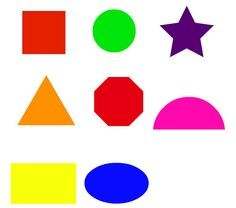
#> input picture Periodo3/Guia10/Distintas_formas.jpg, 236 x 208 px
$ python Guia10.py --image Distintas_formas.jpg
#> lines starting #> are read from the running program, lines starting #| are printed output that depends on the picture; after the words box and inside, x2 and y2 are one past the last pixel; in counts of white or black regions, pixels touching at a corner belong together
### Periodo3/Guia10/clase_detector_formas.py
import cv2

class DeteccionForma:
    def __inin__(self):
        pass
    def detectar(self, c):
        shape = "sin definir"
        peri = cv2.arcLength(c, True)
        approx = cv2.approxPolyDP(c, 0.04 * peri, True)
        if len(approx) ==3:
            shape = "Triángulo"
        elif len(approx) ==4:
            (x,y,w,h) = cv2.boundingRect(approx)
            ar = w/float(h)
            shape = "cuadrado" if ar >= 0.95 and ar <= 1.05 else "Rectangulo"
        elif len(approx) ==5:
            shape = "Pentangono"
        else:
            shape = "circulo"
        return shape

### Periodo3/Guia10/Guia10.py
from  clase_detector_formas import DeteccionForma
import argparse
import imutils
import cv2
ap = argparse.ArgumentParser()
ap.add_argument("-i", "--image", required=True, help="ruta a la imagen de entrada")
args = vars(ap.parse_args())
image = cv2.imread(args["image"])
#> image is the input picture: shape (208, 236, 3); mean B, G, R 199.5, 205.8, 228.8
resized = imutils.resize(image, width=300)
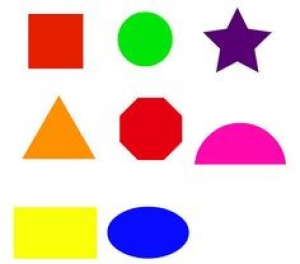
#> resized: shape (264, 300, 3); mean B, G, R 199.5, 205.8, 228.7
ratio = image.shape[0]/float(resized.shape[0])
#> ratio = 0.788
gray = cv2.cvtColor(resized, cv2.COLOR_BGR2GRAY)
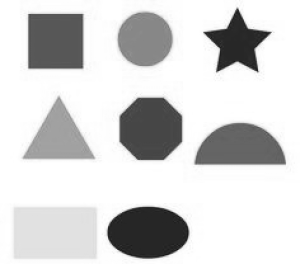
#> gray: shape (264, 300); min 18, max 255, mean 211.9
blurred = cv2.GaussianBlur(gray, (5,5), 0)
thresh = cv2.threshold(blurred, 60, 255, cv2.THRESH_BINARY)[1]
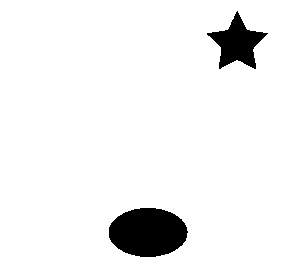
#> thresh: shape (264, 300); 94.2% white; 2 black regions
cnts = cv2.findContours(thresh.copy(), cv2.RETR_EXTERNAL, cv2.CHAIN_APPROX_SIMPLE)
#> cnts = 1 contour; box (x1, y1, x2, y2) and area: (0, 0, 300, 264) 78637
cnts = imutils.grab_contours(cnts)
#> cnts = [[[0, 0], [0, 263], [299, 263], [299, 0]]]
sd = DeteccionForma()
for c in cnts:
    M = cv2.moments(c)
    cX = int((M["m10"]/M["m00"]) * ratio)
    cY = int((M["m01"] / M["m00"]) * ratio)
    shape = sd.detectar(c)
    c = c.astype("float")
    c *= ratio
    c= c.astype("int")
    area = cv2.contourArea(c)
    print(f"Área del {shape}: {area}")
    (x,y,w,h) = cv2.boundingRect(c)
    print(f"Ancho del {shape}: {w}")
    print(f"Alto del {shape}: {h}")
#> this loop made 1 pass
#> (c, cX, cY, shape, peri in detectar, approx in detectar, x, y) on pass 1: ([[0, 0], [0, 207], [235, 207], [235, 0]], 117, 103, 'Rectangulo', 1124, [[0, 0], [0, 263], [299, 263], [299, 0]], 0, 0)
#| Área del Rectangulo: 48645.0
#| Ancho del Rectangulo: 236
#| Alto del Rectangulo: 208

cv2.imshow("Image", image)
cv2.waitKey(0)
